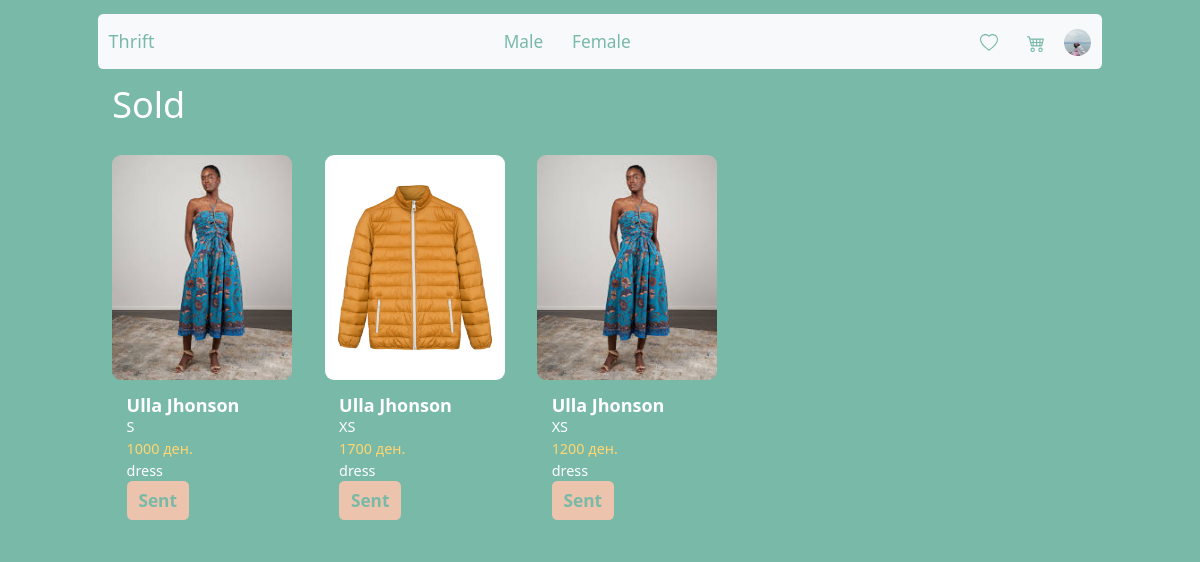
The page /sold (signed in) on the database as committed earlier.
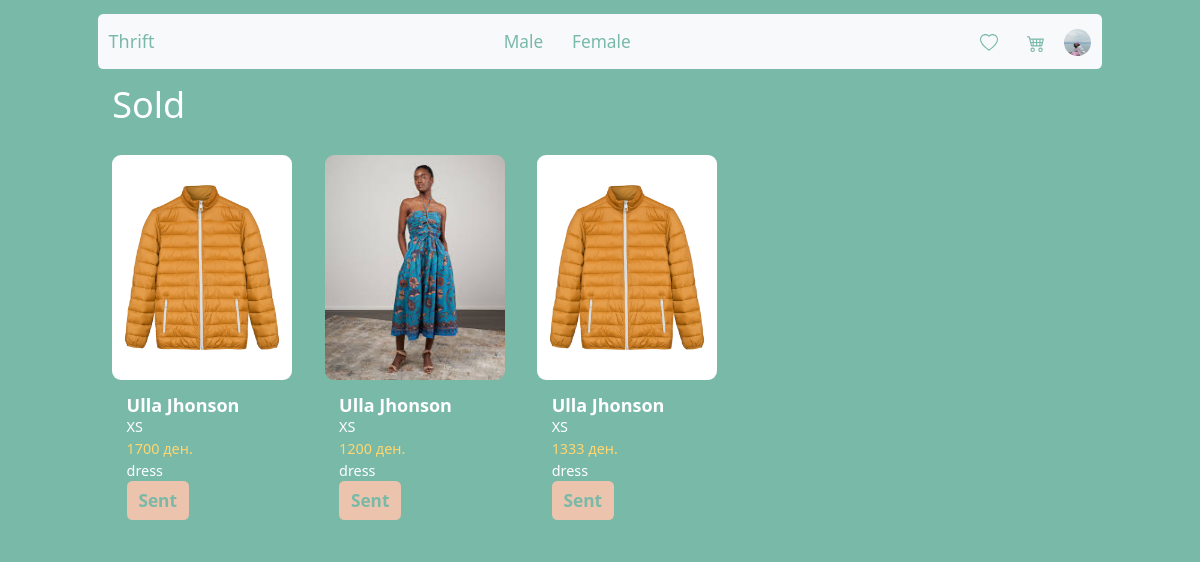
The same page on the database as committed later.
### Thrift/models.py (models this page shows, shortened)
class Product(models.Model):
    user = models.ForeignKey(CustomUser, on_delete=models.CASCADE)
    price = models.PositiveIntegerField()
    conditionValues=[
        ('Лоша', 'Bad'),
        ('Средна', 'Average'),
        ('Добра', 'Good'),
        ('Одлична', 'Great')
    ]
    sizeValues=[
        ('XXS', 'Extra Extra Small'),
        ('XS', 'Extra Small'),
        ('S', 'Small'),
        ('M', 'Medium'),
        ('L', 'Large'),
        ('XL', 'Extra Large'),
        ('XXL', 'Extra Extra Large')
    ]
    condition = models.CharField(max_length=255,choices=conditionValues)
    size = models.CharField(max_length=255,choices=sizeValues)
    description = models.CharField(max_length=255)
    shop = models.CharField(max_length=255)
    typeClothes = [
        ('Фустан', 'Dress'),
        ('Панталони', 'Pants'),
        ('Блуза', 'Shirt'),
        ('Џемпер', 'Jumpers'),
        ('Јакна', 'Coat'),
        ('Фармерки', 'Jeans'),
        ('Аксесоари', 'Accessories'),
        ('Суќна', 'Skirt')
    ]
    type = models.CharField(max_length=255,choices=typeClothes)
    colors = models.ManyToManyField(Color, null=True, blank=True)
    genders=[
        ('M','Male'),
        ('F','Female')
    ]
    gender = models.CharField(max_length=255,choices=genders)
    sold = models.BooleanField(null=True,blank=True)
    sent = models.BooleanField(null=True,blank=True)
    date_sent=models.DateTimeField(auto_now=True)
    accepted = models.BooleanField(null=True,blank=True)
    date_accepted = models.DateTimeField(auto_now=True)

class ImageProd(models.Model):
    image=models.ImageField()
    product=models.ForeignKey(Product,on_delete=models.CASCADE,related_name='images')

### Thrift/views.py (the view)
# urls.py: path("sold", sold, name="sold"),
@login_required()
def sold(request):
    products = Product.objects.filter(user=request.user, sold=True, sent=False, accepted=False).all()
    context = {'products': products}
    return render(request, 'sold.html', context)

### templates/sold.html (shortened to what this page needs)
{% extends "base_generic.html" %}
{% block content %}
    <h1 class="m-3">Sold</h1>
<div class="card-deck">
            {% for product in products %}
                <a href="{% url 'delivery_info' product.id %}" style="text-decoration: none;color: inherit;">
                    <div class="card m-3"
                         style="flex-direction: column;display: inline-block;height:fit-content;border-width: 0px">
                        <img style="width: 200px;height: 250px" src="{{ product.images.first.image.url }}" class="card-img-top rounded-img" alt="Item 1">
                        <div class="card-body">
                            <h5 class="card-title m-0">{{ product.shop }}</h5>
                            <p class="card-text m-0">{{ product.size }}</p>
                            <p class="card-text card-price m-0">{{ product.price }} ден.</p>
                            <p class="card-text m-0">{{ product.description }}</p>
                            <form method="POST" action="{% url 'sent_product' product.id %}">
                                <button class="btn add-product-btn float-center" style="font-size: larger;font-weight:bold;color: #79b9a8">Sent</button>
                            </form>
                        </div>
                    </div>
                </a>
            {% endfor %}
        </div>
{% endblock %}

Rows that differ between the two databases and show on the page:
no longer on this page (row edited): Product: images.first.image (picture), shop "Ulla Jhonson", size "S", price "1000", description "dress"
now on this page (row edited): Product: images.first.image (picture), shop "Ulla Jhonson", size "XS", price "1333", description "dress"
